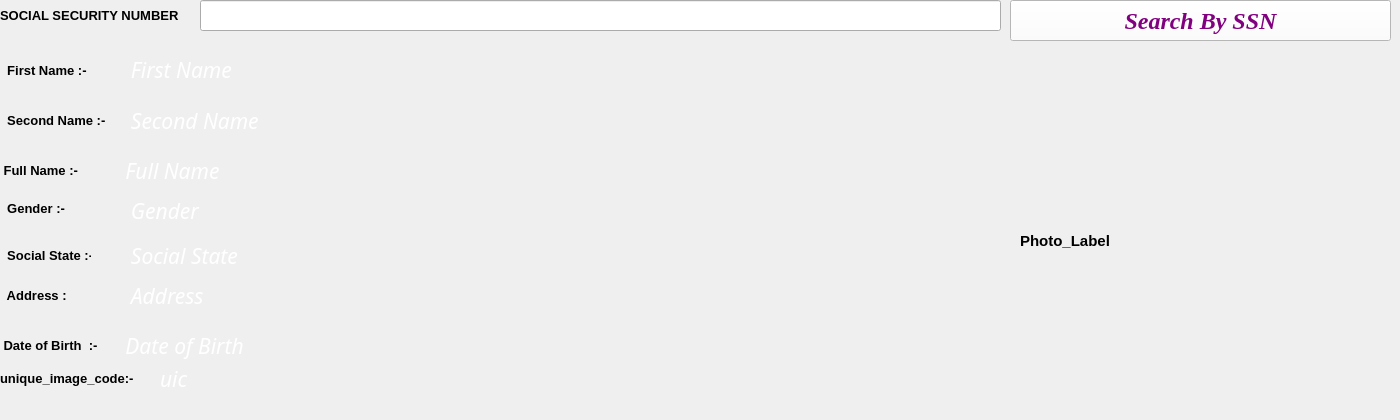
       <widget class="QWidget" name="tab_5">
        <attribute name="title">
         <string>search_by_ssn</string>
        </attribute>
        <widget class="QLabel" name="ssn_text">
         <property name="geometry">
          <rect>
           <x>0</x>
           <y>0</y>
           <width>201</width>
           <height>31</height>
          </rect>
         </property>
         <property name="font">
          <font>
           <pointsize>10</pointsize>
           <weight>75</weight>
           <bold>true</bold>
          </font>
         </property>
         <property name="text">
          <string>SOCIAL SECURITY NUMBER</string>
         </property>
        </widget>
        <widget class="QLineEdit" name="social_security_number_searc_ssn">
         <property name="geometry">
          <rect>
           <x>200</x>
           <y>0</y>
           <width>801</width>
           <height>31</height>
          </rect>
         </property>
        </widget>
        <widget class="QLabel" name="snd_name">
         <property name="geometry">
          <rect>
           <x>0</x>
           <y>100</y>
           <width>121</width>
           <height>41</height>
          </rect>
         </property>
         <property name="font">
          <font>
           <pointsize>10</pointsize>
           <weight>75</weight>
           <bold>true</bold>
          </font>
         </property>
         <property name="text">
          <string>  Second Name :-</string>
         </property>
        </widget>
        <widget class="QLabel" name="social_state_m_or_s">
         <property name="geometry">
          <rect>
           <x>0</x>
           <y>240</y>
           <width>91</width>
           <height>31</height>
          </rect>
         </property>
         <property name="font">
          <font>
           <pointsize>10</pointsize>
           <weight>75</weight>
           <bold>true</bold>
          </font>
         </property>
         <property name="text">
          <string>  Social State :-</string>
         </property>
        </widget>
        <widget class="QLabel" name="f_name">
         <property name="geometry">
          <rect>
           <x>0</x>
           <y>50</y>
           <width>101</width>
           <height>40</height>
          </rect>
         </property>
         <property name="font">
          <font>
           <pointsize>10</pointsize>
           <weight>75</weight>
           <bold>true</bold>
          </font>
         </property>
         <property name="text">
          <string>  First Name :-</string>
         </property>
        </widget>
        <widget class="QLabel" name="label_20">
         <property name="geometry">
          <rect>
           <x>0</x>
           <y>150</y>
           <width>91</width>
           <height>41</height>
          </rect>
         </property>
         <property name="font">
          <font>
           <pointsize>10</pointsize>
           <weight>75</weight>
           <bold>true</bold>
          </font>
         </property>
         <property name="text">
          <string> Full Name :-</string>
         </property>
        </widget>
        <widget class="QLabel" name="dob">
         <property name="geometry">
          <rect>
           <x>0</x>
           <y>330</y>
           <width>111</width>
           <height>31</height>
          </rect>
         </property>
         <property name="font">
          <font>
           <pointsize>10</pointsize>
           <weight>75</weight>
           <bold>true</bold>
          </font>
         </property>
         <property name="text">
          <string> Date of Birth  :-</string>
         </property>
        </widget>
        <widget class="QLabel" name="label_22">
         <property name="geometry">
          <rect>
           <x>0</x>
           <y>200</y>
           <width>67</width>
           <height>17</height>
          </rect>
         </property>
         <property name="font">
          <font>
           <pointsize>10</pointsize>
           <weight>75</weight>
           <bold>true</bold>
          </font>
         </property>
         <property name="text">
          <string>  Gender :-</string>
         </property>
        </widget>
        <widget class="QLabel" name="f_address">
         <property name="geometry">
          <rect>
           <x>0</x>
           <y>280</y>
           <width>67</width>
           <height>31</height>
          </rect>
         </property>
         <property name="font">
          <font>
           <pointsize>10</pointsize>
           <weight>75</weight>
           <bold>true</bold>
          </font>
         </property>
         <property name="text">
          <string>  Address :-</string>
         </property>
        </widget>
        <widget class="QLabel" name="dob_text">
         <property name="geometry">
          <rect>
           <x>120</x>
           <y>330</y>
           <width>901</width>
           <height>31</height>
          </rect>
         </property>
         <property name="font">
          <font>
           <family>Bodoni MT</family>
           <pointsize>16</pointsize>
           <italic>true</italic>
          </font>
         </property>
         <property name="styleSheet">
          <string notr="true">color:white;</string>
         </property>
         <property name="text">
          <string> Date of Birth </string>
         </property>
        </widget>
        <widget class="QLabel" name="gender_text">
         <property name="geometry">
          <rect>
           <x>120</x>
           <y>200</y>
           <width>391</width>
           <height>21</height>
          </rect>
         </property>
         <property name="font">
          <font>
           <family>Bodoni MT</family>
           <pointsize>16</pointsize>
           <italic>true</italic>
          </font>
         </property>
         <property name="styleSheet">
          <string notr="true">color:white;</string>
         </property>
         <property name="text">
          <string>  Gender</string>
         </property>
        </widget>
        <widget class="QLabel" name="full_address_text">
         <property name="geometry">
          <rect>
           <x>120</x>
           <y>280</y>
           <width>691</width>
           <height>31</height>
          </rect>
         </property>
         <property name="font">
          <font>
           <family>Bodoni MT</family>
           <pointsize>16</pointsize>
           <italic>true</italic>
          </font>
         </property>
         <property name="styleSheet">
          <string notr="true">color:white;</string>
         </property>
         <property name="text">
          <string>  Address</string>
         </property>
        </widget>
        <widget class="QLabel" name="full_name_text">
         <property name="geometry">
          <rect>
           <x>120</x>
           <y>150</y>
           <width>981</width>
           <height>41</height>
          </rect>
         </property>
         <property name="font">
          <font>
           <family>Bodoni MT</family>
           <pointsize>16</pointsize>
           <italic>true</italic>
          </font>
         </property>
         <property name="styleSheet">
          <string notr="true">color:white;</string>
         </property>
         <property name="text">
          <string> Full Name</string>
         </property>
        </widget>
        <widget class="QLabel" name="first_name_text">
         <property name="geometry">
          <rect>
           <x>120</x>
           <y>50</y>
           <width>881</width>
           <height>40</height>
          </rect>
         </property>
         <property name="font">
          <font>
           <family>Bodoni MT</family>
           <pointsize>16</pointsize>
           <italic>true</italic>
          </font>
         </property>
         <property name="styleSheet">
          <string notr="true">color:white;</string>
         </property>
         <property name="text">
          <string>  First Name</string>
         </property>
        </widget>
        <widget class="QLabel" name="social_state_text">
         <property name="geometry">
          <rect>
           <x>120</x>
           <y>240</y>
           <width>611</width>
           <height>31</height>
          </rect>
         </property>
         <property name="font">
          <font>
           <family>Bodoni MT</family>
           <pointsize>16</pointsize>
           <italic>true</italic>
          </font>
         </property>
         <property name="styleSheet">
          <string notr="true">color:white;</string>
         </property>
         <property name="text">
          <string>  Social State</string>
         </property>
        </widget>
        <widget class="QLabel" name="second_name_text">
         <property name="geometry">
          <rect>
           <x>120</x>
           <y>100</y>
           <width>871</width>
           <height>41</height>
          </rect>
         </property>
         <property name="font">
          <font>
           <family>Bodoni MT</family>
           <pointsize>16</pointsize>
           <italic>true</italic>
          </font>
         </property>
         <property name="styleSheet">
          <string notr="true">color:white;</string>
         </property>
         <property name="text">
          <string>  Second Name</string>
         </property>
        </widget>
        <widget class="QLabel" name="Photo_Label">
         <property name="geometry">
          <rect>
           <x>1020</x>
           <y>70</y>
           <width>351</width>
           <height>341</height>
          </rect>
         </property>
         <property name="font">
          <font>
           <pointsize>11</pointsize>
           <weight>75</weight>
           <bold>true</bold>
          </font>
         </property>
         <property name="text">
          <string>Photo_Label</string>
         </property>
        </widget>
        <widget class="QLabel" name="uniqe_image_code">
         <property name="geometry">
          <rect>
           <x>0</x>
           <y>370</y>
           <width>151</width>
           <height>17</height>
          </rect>
         </property>
         <property name="font">
          <font>
           <pointsize>10</pointsize>
           <weight>75</weight>
           <bold>true</bold>
          </font>
         </property>
         <property name="text">
          <string>unique_image_code:-</string>
         </property>
        </widget>
        <widget class="QLabel" name="uic_text">
         <property name="geometry">
          <rect>
           <x>160</x>
           <y>370</y>
           <width>671</width>
           <height>17</height>
          </rect>
         </property>
         <property name="font">
          <font>
           <family>Bodoni MT</family>
           <pointsize>16</pointsize>
           <italic>true</italic>
          </font>
         </property>
         <property name="styleSheet">
          <string notr="true">color:white;</string>
         </property>
         <property name="text">
          <string>uic</string>
         </property>
        </widget>
        <widget class="QPushButton" name="search">
         <property name="geometry">
          <rect>
           <x>1010</x>
           <y>0</y>
           <width>381</width>
           <height>41</height>
          </rect>
         </property>
         <property name="font">
          <font>
           <family>Times New Roman</family>
           <pointsize>18</pointsize>
           <weight>75</weight>
           <italic>true</italic>
           <bold>true</bold>
          </font>
         </property>
         <property name="styleSheet">
          <string notr="true">color:purple;
background-color:white;</string>
         </property>
         <property name="text">
          <string>Search By SSN</string>
         </property>
        </widget>
       </widget>
